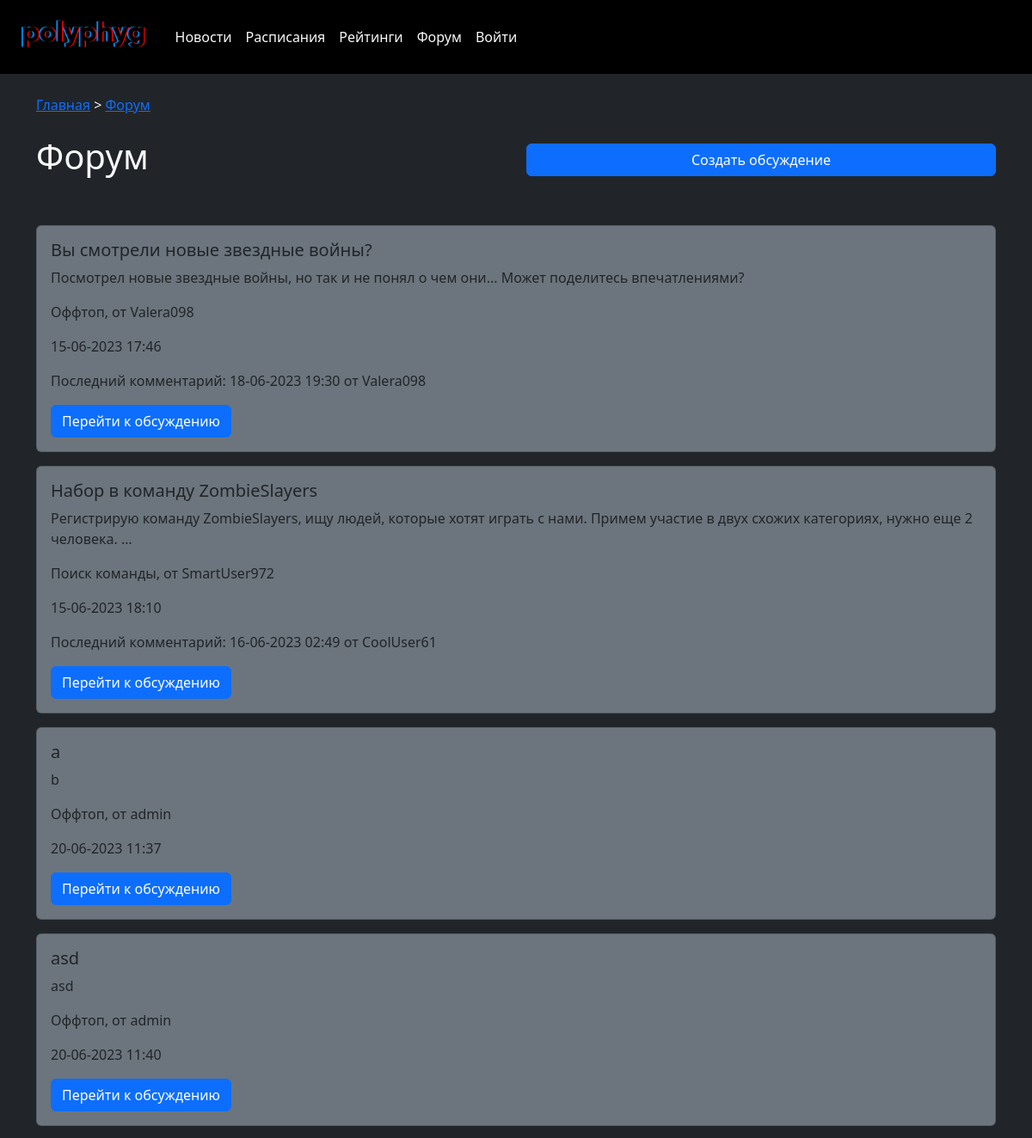
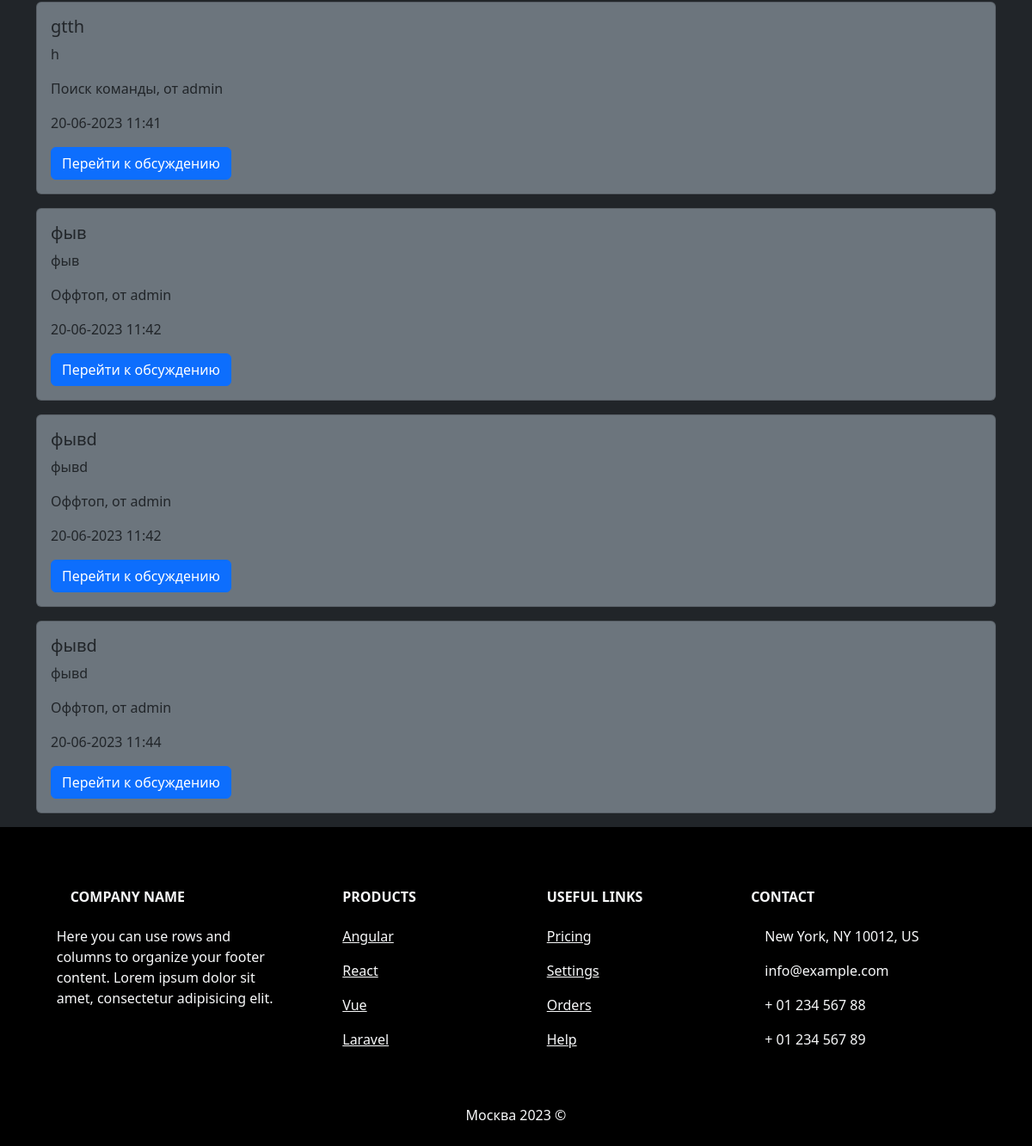
The app's page /forum/ with its own data (2 pictures, top to bottom).
### forumblock/models.py (models this page shows, shortened)
class Topic(models.Model):
    title = models.CharField(max_length=60, verbose_name = 'Заголовок обсуждения')
    slug = models.SlugField(max_length=255, unique=True, db_index=True, verbose_name='URL')
    topic_category_id = models.ForeignKey('Topic_Category', on_delete=models.CASCADE, null=True, verbose_name = 'Категория обсуждения')
    time_created = models.DateTimeField(auto_now_add=True, verbose_name = 'Дата публикации')
    content = models.TextField(max_length=15000, verbose_name = 'Текст обсуждения')
    is_closed = models.BooleanField(default=False, verbose_name='Отображение')
    user_id = models.ForeignKey(User, on_delete=models.PROTECT, blank=False, null=False, verbose_name = 'ID создателя обсуждения')
    def get_absolute_url(self):
        return reverse('thread', kwargs={'id': self.id})
    class Meta:
        verbose_name = 'Обсуждение'
        verbose_name_plural = 'Обсуждения'
        ordering = ['-time_created', 'title']

class Topic_Category(models.Model):
    name = models.CharField(max_length=25, verbose_name = 'Категория обсуждения')
    discription = models.TextField(max_length=100, verbose_name='Описание категории')
    def __str__(self):
        return self.name
    class Meta:
        verbose_name = 'Категория обсуждения'
        verbose_name_plural = 'Категории обсуждения'
        ordering = ['name']

### forumblock/views.py (the view)
# urls.py: path('forum/', forum, name='forum'),
def forum(request):
    threads = Topic.objects.annotate(
        last_comment_time=Max('topic_comment__time_created'),
        last_comment_author=Subquery(
            Topic_Comment.objects.filter(
                topic_id=OuterRef('pk')
            ).order_by('-time_created').values('user_id__username')[:1]
        )
    )
    context = {
        'threads': threads,
        'title': 'Форум',
    }
    return render(request, 'forumblock/forum.html', context=context);

### polyphygital/context_processors.py (called while the page is built)
def user_extended_context_processor(request):
    is_player = Player.objects.filter(user_id__id=request.user.id).exists()
    return {
        'is_player': is_player,
    }

### forumblock/templates/forumblock/forum.html
{% extends 'newsblock/base.html' %} {% block content %}
<div class="container bg-dark text-light">
  <div class="breadcrumbs mt-4 mb-4">
    <a href="{% url 'homepage' %}">Главная</a> &gt;
    <a href="{% url 'forum' %}">Форум</a>
  </div>
  <div class="h1 mb-5 row">
    <h1 class="col-6">Форум</h1>
    <div class="col-6"><a href="{% url 'newthread' %}" class="btn btn-primary w-100">Создать обсуждение</a></div>
  </div>
  <div>
    <ul class="list-articles list-unstyled">
      {% for p in threads %}
      <div class="card mb-3 bg-secondary" style="max-width: 100%">
        <div class="row g-0">
          <div class="col-md-12">
            <div class="card-body">
              <h5 class="card-title">{{p.title}}</h5>
              <p class="card-text">{{p.content|truncatewords:20}}</p>
              <p class="card-category">
                {{p.topic_category_id}}, от {{p.user_id}}
              </p>
              <p class="card-date">{{p.time_created|date:"d-m-Y H:i"}}</p>
              {% if p.last_comment_time %}
              <p class="card-date">
                Последний комментарий: {{p.last_comment_time|date:"d-m-Y H:i"}}
                от {{p.last_comment_author}}
              </p>
              {% endif %}
              <a href="{{ p.get_absolute_url }}" class="btn btn-primary" role="button">Перейти к обсуждению</a>
            </div>
          </div>
        </div>
      </div>
      {% endfor %}
    </ul>
  </div>
</div>
{% endblock %}

### records on screen
Topic: title "Вы смотрели новые звездные войны?", content "Посмотрел новые звездные войны, но так и не понял о чем они... Может поделитесь впечатлениями?", topic_category_id "Оффтоп", user_id "Valera098", time_created "15-06-2023 17:46", last_comment_time "18-06-2023 19:30", last_comment_author "Valera098"
Topic: title "Набор в команду ZombieSlayers", content "Регистрирую команду ZombieSlayers, ищу людей, которые хотят играть с нами. Примем участие в двух схожих категориях, нужно еще 2 человека. …", topic_category_id "Поиск команды", user_id "SmartUser972", time_created "15-06-2023 18:10", last_comment_time "16-06-2023 02:49", last_comment_author "CoolUser61"
Topic: title "a", content "b", topic_category_id "Оффтоп", user_id "admin", time_created "20-06-2023 11:37"
Topic: title "asd", content "asd", topic_category_id "Оффтоп", user_id "admin", time_created "20-06-2023 11:40"
Topic: title "gtth", content "h", topic_category_id "Поиск команды", user_id "admin", time_created "20-06-2023 11:41"
Topic: title "фыв", content "фыв", topic_category_id "Оффтоп", user_id "admin", time_created "20-06-2023 11:42"
Topic: title "фывd", content "фывd", topic_category_id "Оффтоп", user_id "admin", time_created "20-06-2023 11:42"
Topic: title "фывd", content "фывd", topic_category_id "Оффтоп", user_id "admin", time_created "20-06-2023 11:44"
